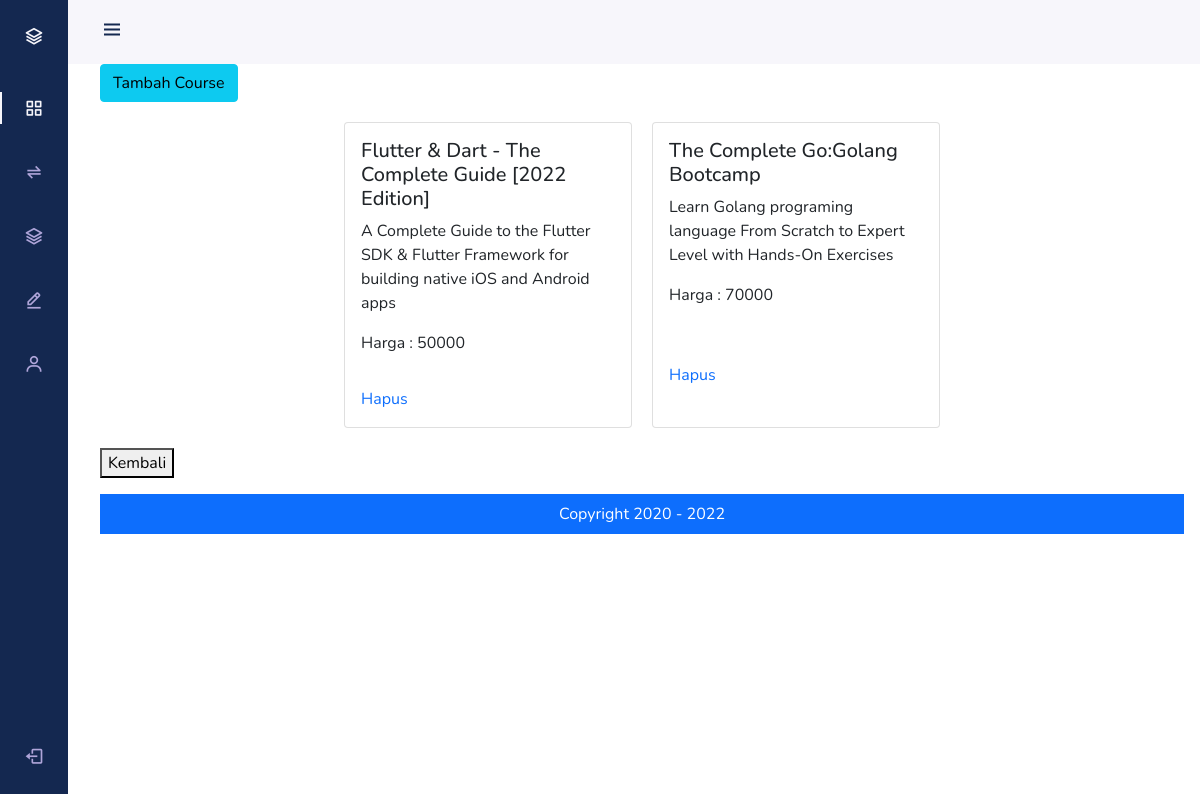
Screenshot of /dashboardAdmin.php?page=course (signed in) with the database file from the repository.
### tables this page shows
CREATE TABLE `course` (
  `id_course` char(5) NOT NULL,
  `judul_course` varchar(100) NOT NULL,
  `deskripsi_course` varchar(300) NOT NULL,
  `harga` float NOT NULL,
  `thumbnail` varchar(255) NOT NULL
);

### dashboardAdmin.php (called while the page is built, shortened)
<?php include("template/sidebar.php"); ?>
<?php include("contentAdmin.php"); ?>
<?php include("template/footer.php"); ?>

### config/function.php (called while the page is built, shortened)
<?php
function viewListCourse($dataCourse)
{
    global $conn;
    $result = mysqli_query($conn, $dataCourse);
    $rows = [];
    while ($row = mysqli_fetch_assoc($result)) {
        $rows[] = $row;
    }
    return $rows;
}

### modul/role_admin/course/course.php (the view, shortened to what this page needs)
<?php
include("config/koneksi.php");
require('config/function.php');
$courses = viewListCourse("SELECT * FROM course");
?>
<div id="course">
    <a href="?page=course&action=tambah" class="btn btn-info">
        <span class="text">Tambah Course</span>
    </a>
    <div class="contentWrap">
        <?php foreach ($courses as $course) : ?>
            <div class="card" style="width: 18rem;">
                <div class="card-body">
                    <h5 class="card-title"><?= $course['judul_course']; ?></h5>
                    <p class="card-text"><?= $course['deskripsi_course']; ?></p>
                    <p class="card-text">Harga : <?= $course['harga']; ?></p>
                </div>
                <div class="card-body">
                    <a href="?page=course&action=hapus&id=<?= $course['id_course']; ?>" class="card-link">Hapus</a>
                </div>
            </div>
        <?php endforeach; ?>
    </div>
</div>
<button onclick="location.href='dashboardAdmin.php'">Kembali</button>

### assets/css/sidebar.css (style rules this page uses)
:root { --header-height: 3rem; --nav-width: 68px; --first-color: #142850; --first-color-light: #afa5d9; --white-color: #f7f6fb; --body-font: "Nunito", sans-serif; --normal-font-size: 1rem; --z-fixed: 100; }
body { position: relative; margin: var(--header-height) 0 0 0; padding: 0 1rem; font-family: var(--body-font); font-size: var(--normal-font-size); transition: 0.5s; }
a { text-decoration: none; }
@media screen and (min-width: 768px) { body { margin: calc(var(--header-height) + 1rem) 0 0 0; padding-left: calc(var(--nav-width) + 2rem); } }

### template/sidebar.php (style rules this page uses)
.contentWrap { height: auto; width: auto; padding: 20px; display: flex; flex-direction: row; gap: 20px; flex-wrap: wrap; justify-content: center; }

### rows the page displays
course: judul_course "Flutter & Dart - The Complete Guide [2022 Edition]", deskripsi_course "A Complete Guide to the Flutter SDK & Flutter Framework for building native iOS and Android apps", harga "50000"
course: judul_course "The Complete Go:Golang Bootcamp", deskripsi_course "Learn Golang programing language From Scratch to Expert Level with Hands-On Exercises", harga "70000"
